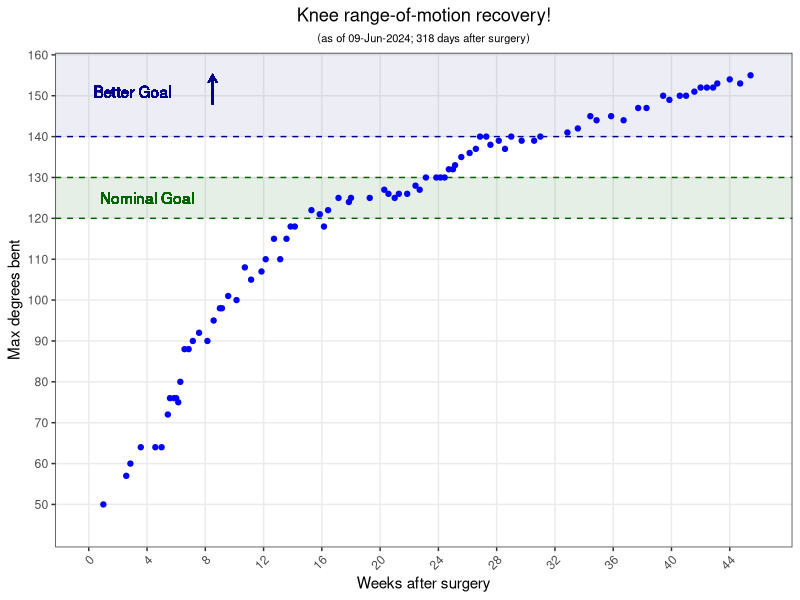
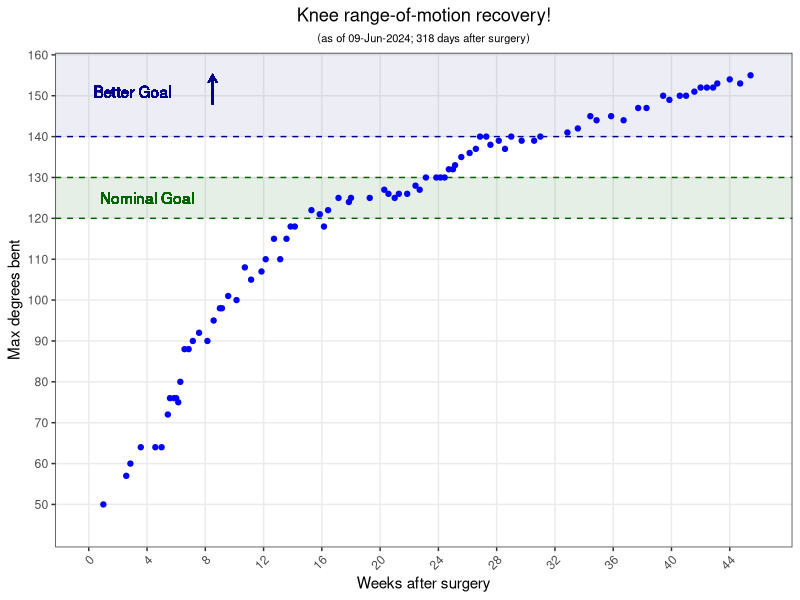

These charts were generated, in order, by the following R code:
library(tidyverse)
library(lubridate)

df <- read.table("knee-range-of-motion.tsv", sep = "\t", header = TRUE)

latest_date <- format(Sys.time(), "%d-%b-%Y")
date_vec <- df[1] %>% pull(Date)
latest_date <- date_vec[length(date_vec)]
latest_date <- format(dmy(latest_date), "%d-%b-%Y")

## plotting with days on X axis
max_day_for_plot <- ceiling(df[2] %>% max() / 7) * 7

### stopped making days plot after it became too crowded ###
# with ideal deadline vertical line
# plot_days <- ggplot(df, aes(x = Days.after.surgery, y = Degrees.bent)) + geom_point(color = "blue") +
#     labs(y = "Degrees bent", x = "Days after surgery", title = "Knee range-of-motion recovery!",
#          subtitle = paste0("(as of ", latest_date, ")")) +
#     ylim(45,150) +
#     scale_x_continuous(breaks=seq(0,max_day_for_plot,7), limits = c(0,max_day_for_plot), minor_breaks = NULL) +
#     geom_hline(yintercept = 130, linetype = "dashed", color = "darkblue") +
#     geom_text(x = 14, y = 125, label = "Nominal Goal", color = "darkblue") +
#     geom_hline(yintercept = 140, linetype = "dashed", color = "darkgreen") +
#     geom_text(x = 11, y = 145, label = "Better Goal", color = "darkgreen") +
#     geom_vline(xintercept = 84, linetype = "dashed", color = "red") +
#     geom_text(x = 63, y = 57.5, label = "Ideal deadline", color = "red") +
#     geom_text(x = 63, y = 52.5, label = "(12 weeks)", color = "red", size = 3) +
#     theme_bw() +
#     theme(plot.title = element_text(hjust = 0.5), plot.subtitle = element_text(hjust = 0.5)) +
#     theme(axis.text.x = element_text(angle = 45, hjust = 1, vjust = 1))

# plot_days <- ggplot(df, aes(x = Days.after.surgery, y = Degrees.bent)) + 
#     labs(y = "Degrees bent", x = "Days after surgery", title = "Knee range-of-motion recovery!",
#          subtitle = paste0("(as of ", latest_date, ")")) +
#     scale_y_continuous(breaks=seq(50, 150, 10), limits = c(45, 150), minor_breaks = NULL) +
#     scale_x_continuous(breaks=seq(0,max_day_for_plot,7), limits = c(0,max_day_for_plot), minor_breaks = NULL) +
#     geom_hline(yintercept = 130, linetype = "dashed", color = "darkgreen") +
#     geom_hline(yintercept = 120, linetype = "dashed", color = "darkgreen") +
#     geom_text(x = 14, y = 125, label = "Nominal Goal", color = "darkgreen") +
#     annotate("rect", xmin = -Inf, xmax = Inf, ymin = 120, ymax = 130, alpha = 0.15, fill = "darkgreen") +
#     annotate("rect", xmin = -Inf, xmax = Inf, ymin = 140, ymax = Inf, alpha = 0.07, fill = "darkblue") +
#     geom_hline(yintercept = 140, linetype = "dashed", color = "darkblue") +
#     geom_text(x = 11, y = 145, label = "Better Goal", color = "darkblue") +
#     geom_point(color = "blue") +
# #     geom_segment(aes(x = 31, y = 142, xend = 31, yend = 147), color = "darkblue", lineend = "round", linejoin = "mitre", size = 0.5, 
# #         arrow = arrow(length = unit(2, "mm"))) +
#     theme_bw() +
#     theme(plot.title = element_text(hjust = 0.5), plot.subtitle = element_text(hjust = 0.5)) +
#     theme(axis.text.x = element_text(angle = 45, hjust = 1, vjust = 1))



## plotting with weeks on X axis
num_total_weeks <- ceiling(df[2] %>% max() / 7)

# with ideal deadline vertical line
# plot_weeks <- ggplot(df, aes(x = Days.after.surgery / 7, y = Degrees.bent)) + geom_point(color = "blue") +
#     labs(y = "Degrees bent", x = "Weeks after surgery", title = "Knee range-of-motion recovery!",
#          subtitle = paste0("(", latest_date, ")")) +
#     ylim(45,150) +
#     scale_x_continuous(breaks=seq(0, num_total_weeks, 1), limits = c(0, num_total_weeks), minor_breaks = NULL) +
#     geom_hline(yintercept = 130, linetype = "dashed", color = "darkblue") +
#     geom_text(x = 2, y = 135, label = "Nominal Goal", color = "darkblue") +
#     geom_hline(yintercept = 140, linetype = "dashed", color = "darkgreen") +
#     geom_text(x = 2, y = 145, label = "Better Goal", color = "darkgreen") +
#     geom_vline(xintercept = 12, linetype = "dashed", color = "red") +
#     geom_text(x = 9, y = 55, label = "Ideal deadline", color = "red") +
#     theme_bw() +
#     theme(plot.title = element_text(hjust = 0.5), plot.subtitle = element_text(hjust = 0.5)) +
#     theme(axis.text.x = element_text(angle = 45, hjust = 1, vjust = 1))

total_days_after_surgery_when_plot_made <- df[2] %>% max()
plot_weeks <- ggplot(df, aes(x = Days.after.surgery / 7, y = Degrees.bent)) + 
    labs(y = "Max degrees bent", x = "Weeks after surgery", title = "Knee range-of-motion recovery!",
        subtitle = paste0("(as of ", latest_date, "; ", total_days_after_surgery_when_plot_made, " days after surgery)")) +
    scale_y_continuous(breaks=seq(50, 160, 10), limits = c(45, 155), minor_breaks = NULL) +
    scale_x_continuous(breaks=seq(0, num_total_weeks, 4), limits = c(0, num_total_weeks), minor_breaks = NULL) +
    annotate("rect", xmin = -Inf, xmax = Inf, ymin = 120, ymax = 130, alpha = 0.10, fill = "darkgreen") +
    geom_hline(yintercept = 130, linetype = "dashed", color = "darkgreen") +
    geom_hline(yintercept = 120, linetype = "dashed", color = "darkgreen") +
    geom_text(x = 4, y = 125, label = "Nominal Goal", color = "darkgreen") +
    annotate("rect", xmin = -Inf, xmax = Inf, ymin = 140, ymax = Inf, alpha = 0.07, fill = "darkblue") +
    geom_hline(yintercept = 140, linetype = "dashed", color = "darkblue") +
    geom_text(x = 3, y = 151, label = "Better Goal", color = "darkblue") +
    geom_point(color = "blue") +
    geom_segment(aes(x = 8.5, y = 148, xend = 8.5, yend = 155), color = "darkblue", lineend = "round", linejoin = "mitre", linewidth = 0.5, 
        arrow = arrow(length = unit(2, "mm"))) +
    theme_bw() +
    theme(plot.title = element_text(hjust = 0.5), plot.subtitle = element_text(hjust = 0.5, size = 8)) +
    theme(axis.text.x = element_text(angle = 45, hjust = 1, vjust = 1))


# writing out pdfs
### stopped making days plot after it became too crowded ###
# pdf(paste0(latest_date, "-knee-ROM-progress-days.pdf"), width = 5, height = 4)
# plot_days
# dev.off()

pdf(paste0(latest_date, "-knee-ROM-progress-weeks.pdf"), width = 5, height = 4)
plot_weeks
dev.off()

# writing out latest as png for github readme
png(paste0("latest-knee-ROM-progress-weeks-plot.png"), units = "in", res = 144, width = 5, height = 4)
plot_weeks
dev.off()
